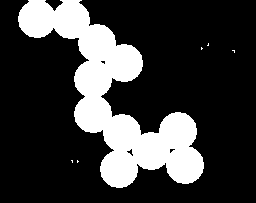
#> input picture 17JE003548_5/sample1.bmp, 256 x 203 px, found by its file name
$ python 1.py
#> lines starting #> are read from the running program, lines starting #| are printed output that depends on the picture; after the words box and inside, x2 and y2 are one past the last pixel; in counts of white or black regions, pixels touching at a corner belong together
import cv2

img=cv2.imread("img/sample1.bmp",0)
#> img: shape (203, 256); 23.2% white; 6 white regions (5 under 20 px), largest, box (x1, y1, x2, y2) and area: (18, 0, 204, 188) 12036
h,v=img.shape
#> h = 203; v = 256


cv2.imshow("image",img)
cv2.waitKey(0)
cv2.destroyAllWindows()
k=3

def erosion(img):
    img2=img.copy()
    for i in range(h-k):
        for j in range(v-k):
            c=0
            for x in range(k):
                for y in range(k):
                    if img[i+x][j+y]==255:
                        c+=1
            if c==k*k:
                img2[i+x//2][j+y//2]=255
            else:
                img2[i+x//2][j+y//2]=0
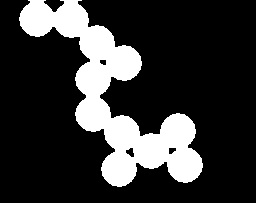
#> img2: shape (203, 256); 21% white; 1 white region, box (x1, y1, x2, y2) and area: (19, 0, 203, 187) 10892
    return img2


def dilation(img):
    img2=img.copy()
    for i in range(h-k):
        for j in range(v-k):
            c=0
            for x in range(k):
                for y in range(k):
                    if img[i+x][j+y]==255:
                        c+=1
            if c!=0:
                img2[i+x//2][j+y//2]=255
            else:
                img2[i+x//2][j+y//2]=0
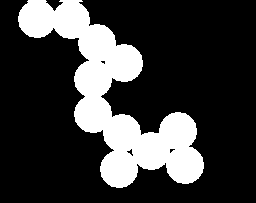
#> img2: shape (203, 256); 23.2% white; 1 white region, box (x1, y1, x2, y2) and area: (18, 0, 204, 188) 12046
    return img2


imgopen=dilation(erosion(img))
cv2.imshow("opening",imgopen)
cv2.waitKey(0)
cv2.destroyAllWindows()

imgclose=erosion(dilation(img))
#> after the loop in dilation (call 2), `for i in range(h-k):`:
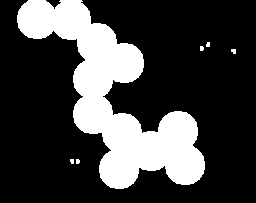
#> img2: shape (203, 256); 25.4% white; 6 white regions (4 under 20 px), largest, box (x1, y1, x2, y2) and area: (17, 0, 205, 189) 13129, (231, 49, 236, 54) 21
#> after the loop in erosion (call 2), `for i in range(h-k):`:
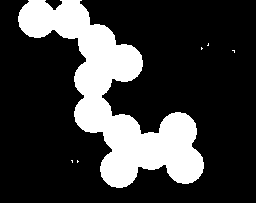
#> img2: shape (203, 256); 23.3% white; 6 white regions (5 under 20 px), largest, box (x1, y1, x2, y2) and area: (18, 0, 204, 188) 12111
cv2.imshow("CLosing",imgclose)
cv2.waitKey(0)
cv2.destroyAllWindows()
